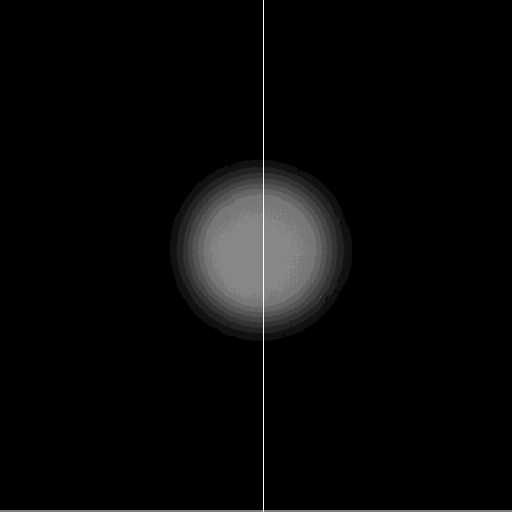
#> input picture mastu/Calibration/images/SAX2 B_C001H001S0020000001.png, 1024 x 1024 px (shown at 1/2 size)
$ jupyter execute --allow-errors CheckingCalibrationAltered.ipynb   (shell and % lines are left out)
#> lines starting #> are read from the running program, lines starting #| are printed output that depends on the picture
#> further down, img is the input picture: shape (1024, 1024) uint16; min 0, max 4095, mean 252
[cell 1]
import matplotlib.pyplot as plt
from numpy import diag, exp, linspace, min, max, sqrt, meshgrid, reshape, abs, shape, mean, arange, zeros, polyfit, poly1d, trapz
import numpy as np
from scipy.interpolate import interp1d
from scipy import optimize
import cv2
from os import path, listdir
import xmltodict
import pandas as pd
from scipy.special import ndtr as norm_cdf

[cell 2]
def ncdf(x, c, w):
    z = (x - c) / w
    return norm_cdf(z)

def gaussian(x, c, w):
    z = (x - c) / w
    return exp(-0.5 * z**2)

def hsv_cal_1d(z, shape):
    g = gaussian(z, 0.0, 1000.)
    f = ncdf(z, 1, shape)
    return g * (1 - f)

def hsv_cal_2d_fit(xy, x0, y0, wx, wy, shape, amp, offset):
    x, y = xy
    z = sqrt(((x - x0) / wx) ** 2 + ((y - y0) / wy) ** 2)

    output = amp * hsv_cal_1d(z, shape) + offset

    return output.ravel()

# [76 lines left out: functions fit_image, generate_flat_field, not called in this run]

def get_cih(filename):
    name, ext = path.splitext(filename)
    if ext == '.cih':
        cih = dict()
        # read the cif header
        with open(filename, 'r') as f:
            for line in f:
                if line == '\n': #end of cif header
                    break
                line_sp = line.replace('\n', '').split(' : ')
                if len(line_sp) == 2:
                    key, value = line_sp
                    try:
                        if '.' in value:
                            value = float(value)
                        else:
                            value = int(value)
                        cih[key] = value
                    except:
                        cih[key] = value

    elif ext == '.cihx':
        with open(filename, 'r', encoding='utf-8', errors='ignore') as f:
            lines = f.readlines()
            first_last_line = [ i for i in range(len(lines)) if '<cih>' in lines[i] or '</cih>' in lines[i] ]
            xml = ''.join(lines[first_last_line[0]:first_last_line[-1]+1])

        raw_cih_dict = xmltodict.parse(xml)
        cih = {
            'Date': raw_cih_dict['cih']['fileInfo']['date'],
            'Camera Type': raw_cih_dict['cih']['deviceInfo']['deviceName'],
            'Record Rate(fps)': float(raw_cih_dict['cih']['recordInfo']['recordRate']),
            'Shutter Speed(s)': float(raw_cih_dict['cih']['recordInfo']['shutterSpeed']),
            'Total Frame': int(raw_cih_dict['cih']['frameInfo']['totalFrame']),
            'Original Total Frame': int(raw_cih_dict['cih']['frameInfo']['recordedFrame']),
            'Image Width': int(raw_cih_dict['cih']['imageDataInfo']['resolution']['width']),
            'Image Height': int(raw_cih_dict['cih']['imageDataInfo']['resolution']['height']),
            'File Format': raw_cih_dict['cih']['imageFileInfo']['fileFormat'],
            'EffectiveBit Depth': int(raw_cih_dict['cih']['imageDataInfo']['effectiveBit']['depth']),
            'EffectiveBit Side': raw_cih_dict['cih']['imageDataInfo']['effectiveBit']['side'],
            'Color Bit': int(raw_cih_dict['cih']['imageDataInfo']['colorInfo']['bit']),
            'Comment Text': raw_cih_dict['cih']['basicInfo'].get('comment', ''),
        }

    return cih

# [20 lines left out: function integrating_sphere_radiance, not called in this run]

[cell 3]
# [18 lines of commented-out code are left out]

[cell 4]
# Read the calibration image
img_dir = './images/'

# img_files = ['SAX2 B_C001H001S0019000001.png',
#              'SAX2 B_C001H001S0020000001.png',
#              'SAX2 B_C001H001S0021000001.png',
#              'SAX2 B_C001H001S0022000001.png',
#              'SAX2 B_C001H001S0023000001.png',
#              'SAX2 B_C001H001S0024000001.png']

# header_files = ['SAX2 B_C001H001S0019.cihx',
#                 'SAX2 B_C001H001S0020.cihx',
#                 'SAX2 B_C001H001S0021.cihx',
#                 'SAX2 B_C001H001S0022.cihx',
#                 'SAX2 B_C001H001S0023.cihx',
#                 'SAX2 B_C001H001S0024.cihx']

### remove first file
img_files = ['SAX2 B_C001H001S0020000001.png',
             'SAX2 B_C001H001S0021000001.png',
             'SAX2 B_C001H001S0022000001.png',
             'SAX2 B_C001H001S0023000001.png',
             'SAX2 B_C001H001S0024000001.png']

header_files = ['SAX2 B_C001H001S0020.cihx',
                'SAX2 B_C001H001S0021.cihx',
                'SAX2 B_C001H001S0022.cihx',
                'SAX2 B_C001H001S0023.cihx',
                'SAX2 B_C001H001S0024.cihx']

# Integrating sphere brightness, in kcd/m
sphere_brightness = [6.445]*len(img_files)

phot_flux = zeros(len(img_files))

fit_results = zeros((len(img_files),7))
residuals = zeros(len(img_files))
fit_frames = zeros(((len(img_files),1024,1024)))
fit_pcov = zeros((len(img_files),7))
residuals2 = zeros(len(img_files))
means = zeros(len(img_files))
res_percs = zeros(len(img_files))
res2_percs = zeros(len(img_files))

shutter_speeds = zeros(len(img_files))
exposure_times = zeros(len(img_files))
record_rates = zeros(len(img_files))


peak_signal = []
background = []

#> (a cell that did not finish here is left out)

[cell 6]
def linfunc(x, m, c):
    return m * x + c

def linerr(x, m, c):
    return np.sqrt((x * m)**2 + c**2)

[cell 7]
plt.figure(figsize=(3.5,3), dpi=150)

# Plot the peak signal recorded by the camera as a function of exposure
# time.  To do this, take the peak signal values from the fit results and
# subtract the background signal
peak_signals = fit_results[:,-2]

plt.errorbar(exposure_times, peak_signals, fmt='o', mec='k', yerr=fit_pcov[:,-2], capsize=4)
plt.xlabel('Exposure time (s)')
plt.ylabel('Peak signal (counts)')
plt.grid()

# Plot a linear fit through the data
# calib_fit, calib_fit_err = polyfit(exposure_times, peak_signals, 1, cov=True)
calib_fit, calib_fit_err = optimize.curve_fit(linfunc, exposure_times, peak_signals,
                                             sigma=fit_pcov[:,-2], absolute_sigma=True)
calib_fit_err = sqrt(diag(calib_fit_err))

tmp = poly1d(calib_fit)
plt.plot(exposure_times, tmp(exposure_times), '--k')

plt.title(f'm={calib_fit[0]:.0f}$\\pm${calib_fit_err[0]:.0f}\nC={calib_fit[1]:.4f}$\\pm${calib_fit_err[1]:.4f}')
plt.tight_layout()

# Plot the calibration data in terms of photon flux
plt.figure(figsize=(3.5,3), dpi=150)
plt.errorbar(phot_flux, peak_signals, fmt='o', mec='k', yerr=fit_pcov[:,-2], capsize=4)
plt.xlabel(r'$\phi_{ph}$ (ph m$^{-2}$ sr$^{-1}$)')
plt.ylabel('Peak signal (counts)')
plt.grid()

# calib_fit_phot, calib_fit_phot_err = polyfit(phot_flux, peak_signals, 1, cov=True)
calib_fit_phot, calib_fit_phot_err = optimize.curve_fit(linfunc, phot_flux, peak_signals,
                                                        sigma=fit_pcov[:,-2], absolute_sigma=True)
calib_fit_phot_err = sqrt(diag(calib_fit_phot_err))

tmp_phot = poly1d(calib_fit_phot)
plt.plot(phot_flux, tmp_phot(phot_flux), '--k')

calib_factor_phot = 1.0 / calib_fit_phot[0]

plt.title(f'm={calib_fit_phot[0]:.2E}$\\pm${calib_fit_phot_err[0]:.1E}\nC={calib_fit_phot[1]:.4f}$\\pm${calib_fit_phot_err[1]:.4f}')
plt.tight_layout()
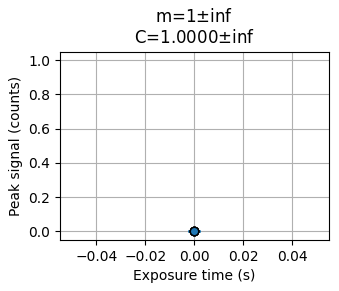
#> figure drawn by matplotlib, 1 panel
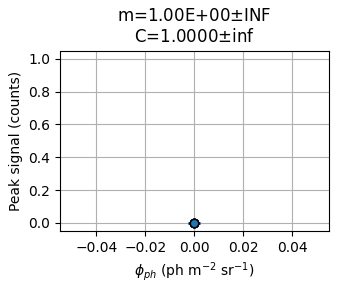
#> figure drawn by matplotlib, 1 panel

[cell 8]
p0 = [512, 512, 150, 150,   0.2, img[512,512], 0]
#> p0 = [512, 512, 150, 150, 0.2, 2144, 0]
p0strings = ('x0', 'y0', 'wx', 'wy', 'shape', 'amp', 'offset')

[cell 9]
# [29 lines of commented-out code are left out]

[cell 10]
xwant = 20e-6 * 1e3
sf = 2
myys = np.zeros(len(p0))
#> myys = [0, 0, 0, 0, 0, 0, 0]
myyerrs = np.zeros(len(p0))
#> myyerrs = [0, 0, 0, 0, 0, 0, 0]

[cell 11]
def fitfunc(x, A, x0, C):
    return A / (x - x0) + C

def errfunc(x, A, x0, Aerr, x0err, Cerr):
    term1 = Aerr / (x - x0)
    term2 = (A * x0err) / (x - x0)**2
    term3 = Cerr
    return np.sqrt(term1**2 + term2**2 + term3**2)

xplot = np.linspace(exposure_times.min()*1e3, 0.3, 100)

[cell 12]
I = 0
fig, ax = plt.subplots(1, 1, figsize=(3.5,3), dpi=150)
ax.errorbar(exposure_times*1e3, fit_results[:,I], yerr=fit_pcov[:,I], fmt='o', c='C0', mec='k', capsize=4, label='fits')
ax.set_xlabel('exposure times (ms)', fontsize=9)
ax.set_ylabel(p0strings[I], fontsize=9)
ax.title.set_text(p0strings[I])
ax.set_xlim([0.,0.0003*1e3])
popt, pcov = optimize.curve_fit(fitfunc, exposure_times*1e3, fit_results[:,I],
                                sigma=fit_pcov[:,I], absolute_sigma=True, p0=(-0.01, 0., 519.5))
pcov = np.sqrt(np.diag(pcov))
myfit = fitfunc(xplot, *popt)
myy = fitfunc(xwant, *popt)
myyerr = errfunc(xwant, popt[0], popt[1], pcov[0], pcov[1], pcov[2])
myys[I] = myy
myyerrs[I] = myyerr
#> (the rest of this cell did not finish here and is left out)

[cell 13]
I = 1
fig, ax = plt.subplots(1, 1, figsize=(3.5,3), dpi=150)
ax.errorbar(exposure_times*1e3, fit_results[:,I], yerr=fit_pcov[:,I], fmt='o', c='C0', mec='k', capsize=4, label='fits')
ax.set_xlabel('exposure times (ms)', fontsize=9)
ax.set_ylabel(p0strings[I], fontsize=9)
ax.title.set_text(p0strings[I])
ax.set_xlim([0.,0.0003*1e3])
popt, pcov = optimize.curve_fit(fitfunc, exposure_times*1e3, fit_results[:,I],
                                sigma=fit_pcov[:,I], absolute_sigma=True, p0=(0.01, 0., 519.5))
pcov = np.sqrt(np.diag(pcov))
myfit = fitfunc(xplot, *popt)
myy = fitfunc(xwant, *popt)
myyerr = errfunc(xwant, popt[0], popt[1], pcov[0], pcov[1], pcov[2])
myys[I] = myy
myyerrs[I] = myyerr
#> (the rest of this cell did not finish here and is left out)

[cell 14]
I = 2
fig, ax = plt.subplots(1, 1, figsize=(3.5,3), dpi=150)
ax.errorbar(exposure_times*1e3, fit_results[:,I], yerr=fit_pcov[:,I], fmt='o', c='C0', mec='k', capsize=4, label='fits')
ax.set_xlabel('exposure times (ms)', fontsize=9)
ax.set_ylabel(p0strings[I], fontsize=9)
ax.title.set_text(p0strings[I])
ax.set_xlim([0.,0.0003*1e3])
popt, pcov = optimize.curve_fit(fitfunc, exposure_times*1e3, fit_results[:,I],
                                sigma=fit_pcov[:,I], absolute_sigma=True, p0=(-0.01, 0., 141.))
pcov = np.sqrt(np.diag(pcov))
myfit = fitfunc(xplot, *popt)
myy = fitfunc(xwant, *popt)
myyerr = errfunc(xwant, popt[0], popt[1], pcov[0], pcov[1], pcov[2])
myys[I] = myy
myyerrs[I] = myyerr
#> (the rest of this cell did not finish here and is left out)

[cell 15]
I = 3
fig, ax = plt.subplots(1, 1, figsize=(3.5,3), dpi=150)
ax.errorbar(exposure_times*1e3, fit_results[:,I], yerr=fit_pcov[:,I], fmt='o', c='C0', mec='k', capsize=4, label='fits')
ax.set_xlabel('exposure times (ms)', fontsize=9)
ax.set_ylabel(p0strings[I], fontsize=9)
ax.title.set_text(p0strings[I])
ax.set_xlim([0.,0.0003*1e3])
popt, pcov = optimize.curve_fit(fitfunc, exposure_times*1e3, fit_results[:,I],
                                sigma=fit_pcov[:,I], absolute_sigma=True, p0=(-0.01, 0., 141.))
pcov = np.sqrt(np.diag(pcov))
myfit = fitfunc(xplot, *popt)
myy = fitfunc(xwant, *popt)
myyerr = errfunc(xwant, popt[0], popt[1], pcov[0], pcov[1], pcov[2])
myys[I] = myy
myyerrs[I] = myyerr
#> (the rest of this cell did not finish here and is left out)

[cell 16]
I = 4
fig, ax = plt.subplots(1, 1, figsize=(3.5,3), dpi=150)
ax.errorbar(exposure_times*1e3, fit_results[:,I], yerr=fit_pcov[:,I], fmt='o', c='C0', mec='k', capsize=4, label='fits')
ax.set_xlabel('exposure times (ms)', fontsize=9)
ax.set_ylabel(p0strings[I], fontsize=9)
ax.title.set_text(p0strings[I])
ax.set_xlim([0.,0.0003*1e3])
popt, pcov = optimize.curve_fit(fitfunc, exposure_times*1e3, fit_results[:,I],
                                sigma=fit_pcov[:,I], absolute_sigma=True, p0=(-0.01, 0., 141.))
pcov = np.sqrt(np.diag(pcov))
myfit = fitfunc(xplot, *popt)
myy = fitfunc(xwant, *popt)
myyerr = errfunc(xwant, popt[0], popt[1], pcov[0], pcov[1], pcov[2])
myys[I] = myy
myyerrs[I] = myyerr
#> (the rest of this cell did not finish here and is left out)

[cell 17]
I = 5
fig, ax = plt.subplots(1, 1, figsize=(3.5,3), dpi=150)
ax.errorbar(exposure_times*1e3, fit_results[:,I], yerr=fit_pcov[:,I], fmt='o', c='C0', mec='k', capsize=4, label='fits')
ax.set_xlabel('exposure times (ms)', fontsize=9)
ax.set_ylabel(p0strings[I], fontsize=9)
ax.title.set_text(p0strings[I])
ax.set_xlim([0.,0.0003*1e3])
popt, pcov = optimize.curve_fit(linfunc, exposure_times*1e3, fit_results[:,I],
                                sigma=fit_pcov[:,I], absolute_sigma=True)
pcov = np.sqrt(np.diag(pcov))
myfit = linfunc(xplot, *popt)
myy = linfunc(xwant, *popt)
myyerr = linerr(xwant, *pcov)
myys[I] = myy
myyerrs[I] = myyerr
#> (the rest of this cell did not finish here and is left out)

[cell 18]
I = 6
fig, ax = plt.subplots(1, 1, figsize=(3.5,3), dpi=150)
ax.errorbar(exposure_times*1e3, fit_results[:,I], yerr=fit_pcov[:,I], fmt='o', c='C0', mec='k', capsize=4, label='fits')
ax.set_xlabel('exposure times (ms)', fontsize=9)
ax.set_ylabel(p0strings[I], fontsize=9)
ax.title.set_text(p0strings[I])
ax.set_xlim([0.,0.0003*1e3])
popt, pcov = optimize.curve_fit(linfunc, exposure_times*1e3, fit_results[:,I],
                                sigma=fit_pcov[:,I], absolute_sigma=True)
pcov = np.sqrt(np.diag(pcov))
myfit = linfunc(xplot, *popt)
myy = linfunc(xwant, *popt)
myyerr = linerr(xwant, *pcov)
myys[I] = myy
myyerrs[I] = myyerr
#> (the rest of this cell did not finish here and is left out)

[cell 19]
# I = 6
# fig, ax = plt.subplots(1, 1, figsize=(3.5,3), dpi=150)
# ax.errorbar(exposure_times*1e3, fit_results[:,I]/fit_results[:,I-1], yerr=fit_pcov[:,I], fmt='o', c='C0', mec='k', capsize=4, label='fits')
# ax.set_xlabel('exposure times (ms)', fontsize=9)
# ax.set_ylabel(p0strings[I], fontsize=9)
# ax.title.set_text(p0strings[I])
# ax.set_xlim([0.,0.0003*1e3])
# # popt, pcov = optimize.curve_fit(linfunc, exposure_times*1e3, fit_results[:,I],
# #                                 sigma=fit_pcov[:,I], absolute_sigma=True)
# # pcov = np.sqrt(np.diag(pcov))
# # myfit = linfunc(xplot, *popt)
# # myy = linfunc(xwant, *popt)
# # myyerr = linerr(xwant, *pcov)
# # myys[I] = myy
# # myyerrs[I] = myyerr
# # dp = sf - int(np.floor(np.log10(myyerr))) - 1

# # ax.plot(xplot, myfit, '--', c='k', lw=0.8)
# # ax.plot(xwant, myy, 'x', c='C3', label=f'{p0strings[I]}={myy:.5f}$\\pm${myyerr:.5f}')

# # ax.plot(exposure_times*1e3, fitfunc(exposure_times*1e3, -0.01, 0., 519.5))
# ax.legend(fancybox=1, framealpha=1, fontsize=8)

# ax.tick_params(axis="both", which='both', labelsize=9, direction='in',
#           left=True, bottom=True, right=True, top=False)
# plt.tight_layout()

[cell 20]
fig, ax = plt.subplots(1, 1, figsize=(3.5,3), dpi=150)
ax.errorbar(exposure_times, residuals, fmt='o', c='C0', mec='k', capsize=4, label='residuals')
ax.plot(20e-6, np.interp(20e-6, exposure_times, residuals), '+', c='C3', zorder=4)
ax.set_xlabel('exposure times', fontsize=9)
ax.set_ylabel('abs(residuals)', fontsize=9)
ax.set_xlim([0.,0.00055])
ax.tick_params(axis="both", which='both', labelsize=9, direction='in',
          left=True, bottom=True, right=True, top=False)
plt.tight_layout()

fig, ax = plt.subplots(1, 1, figsize=(3.5,3), dpi=150)
ax.errorbar(exposure_times, residuals2, fmt='o', c='C0', mec='k', capsize=4, label='residuals')
ax.plot(20e-6, np.interp(20e-6, exposure_times, residuals2), '+', c='C3', zorder=4)
ax.set_xlabel('exposure times', fontsize=9)
ax.set_ylabel('RMS(residuals)', fontsize=9)
ax.set_xlim([0.,0.00055])
ax.tick_params(axis="both", which='both', labelsize=9, direction='in',
          left=True, bottom=True, right=True, top=False)
plt.tight_layout()

fig, ax = plt.subplots(1, 1, figsize=(3.5,3), dpi=150)
ax.errorbar(exposure_times, means, fmt='o', c='C0', mec='k', capsize=4, label='residuals')
ax.plot(20e-6, np.interp(20e-6, exposure_times, means), '+', c='C3', zorder=4)
ax.set_xlabel('exposure times', fontsize=9)
ax.set_ylabel('means', fontsize=9)
ax.set_xlim([0.,0.00055])
ax.tick_params(axis="both", which='both', labelsize=9, direction='in',
          left=True, bottom=True, right=True, top=False)
plt.tight_layout()

fig, ax = plt.subplots(1, 1, figsize=(3.5,3), dpi=150)
ax.errorbar(exposure_times, res_percs*100., fmt='o', c='C0', mec='k', capsize=4, label='residuals')
ax.plot(20e-6, np.interp(20e-6, exposure_times, res_percs*100.), '+', c='C3', zorder=4)
ax.set_xlabel('exposure times', fontsize=9)
ax.set_ylabel('res(%)', fontsize=9)
ax.set_xlim([0.,0.00055])
ax.tick_params(axis="both", which='both', labelsize=9, direction='in',
          left=True, bottom=True, right=True, top=False)
plt.tight_layout()

fig, ax = plt.subplots(1, 1, figsize=(3.5,3), dpi=150)
ax.errorbar(exposure_times, res2_percs*100., fmt='o', c='C0', mec='k', capsize=4, label='residuals')
ax.plot(20e-6, np.interp(20e-6, exposure_times, res2_percs*100.), '+', c='C3', zorder=4)
ax.set_xlabel('exposure times', fontsize=9)
ax.set_ylabel('RMS(%)', fontsize=9)
ax.set_xlim([0.,0.00055])
ax.tick_params(axis="both", which='both', labelsize=9, direction='in',
          left=True, bottom=True, right=True, top=False)
plt.tight_layout()
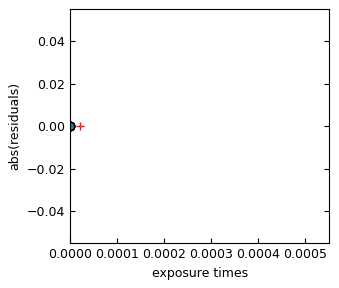
#> figure drawn by matplotlib, 1 panel
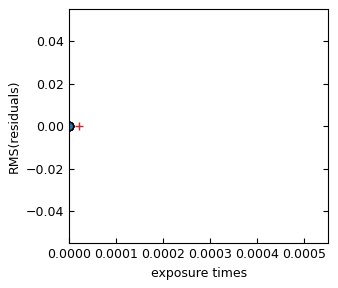
#> figure drawn by matplotlib, 1 panel
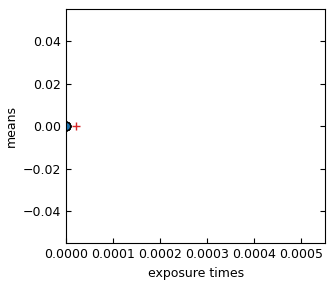
#> figure drawn by matplotlib, 1 panel

[cell 21]
x = np.linspace(0, 1023, 1024)
y = np.linspace(0, 1023, 1024)
xgrid, ygrid = np.meshgrid(x, y)

[cell 22]
myguess = hsv_cal_2d_fit((xgrid,ygrid), *myys).reshape(xgrid.shape)
#> in hsv_cal_2d_fit, `x, y = xy`:
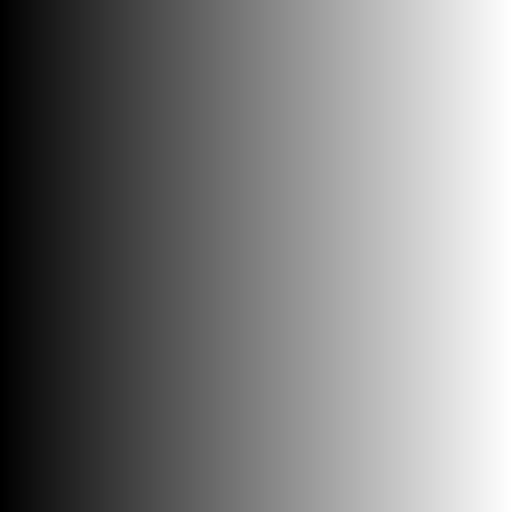
#> x: shape (1024, 1024) float64 (shown at 1/2 size); min 0, max 1023, mean 511.5; drawn with min black and max white
#> in hsv_cal_2d_fit, `x, y = xy`:
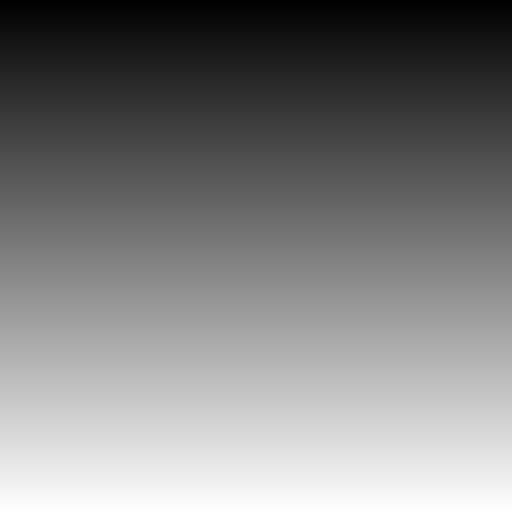
#> y: shape (1024, 1024) float64 (shown at 1/2 size); min 0, max 1023, mean 511.5; drawn with min black and max white
#> in hsv_cal_2d_fit, `z = sqrt(((x - x0) / wx) ** 2 + ((y - y0) / wy) ** 2)`:
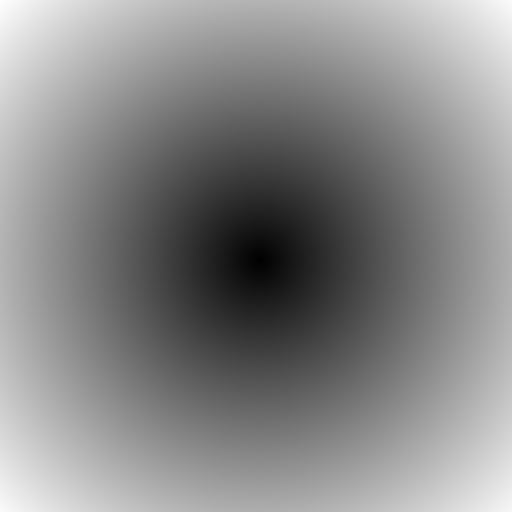
#> z: shape (1024, 1024) float64 (shown at 1/2 size); min 0, max 5.23, mean 2.79; drawn with min black and max white
#> (the rest of the program and of its run is left out)
